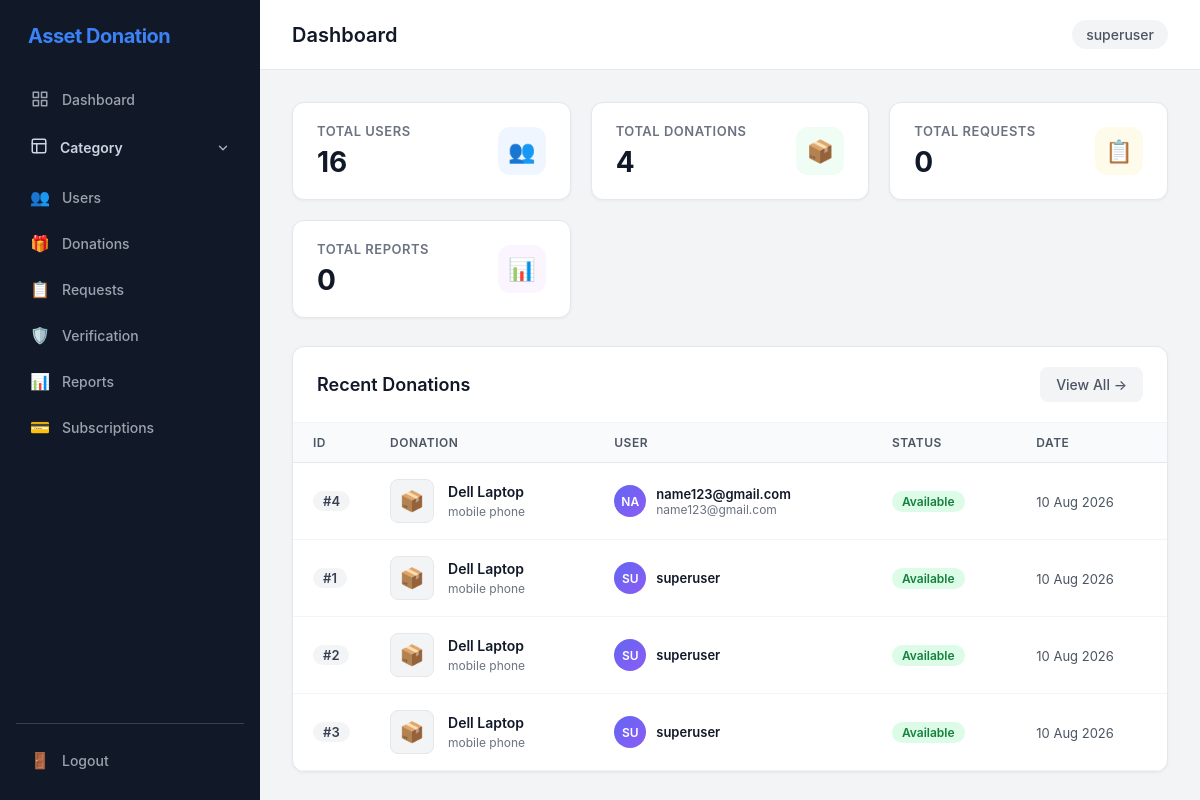
Page /admin-panel/ (signed in) on the committed database.
### myapp/models.py (models this page shows, shortened)
class Donation(models.Model):
    CONDITION_CHOICES = [
        ('New', 'New'),
        ('Like New', 'Like New'),
        ('Good', 'Good'),
        ('Used', 'Used'),
    ]
    STATUS_CHOICES = [
        ('Available', 'Available'),
        ('Reserved', 'Reserved'),
        ('Completed', 'Completed'),
        ('Expired', 'Expired'),
    ]
    URGENCY_CHOICES = [
        ('Low', 'Low'),
        ('Normal', 'Normal'),
        ('High', 'High'),
    ]
    user = models.ForeignKey(
        User,
        on_delete=models.CASCADE,
        related_name='donations'
    )
    subcategory = models.ForeignKey(
        SubCategory,
        on_delete=models.CASCADE,
        related_name='donations'
    )
    title = models.CharField(max_length=255)
    description = models.TextField()
    condition = models.CharField(
        max_length=20,
        choices=CONDITION_CHOICES
    )
    status = models.CharField(
        max_length=20,
        choices=STATUS_CHOICES,
        default="Available"
    )
    pickup_location = models.CharField(
        max_length=255,
        default="Unknown location"
    )
    latitude = models.DecimalField(
        max_digits=9,
        decimal_places=6,
        null=True,
        blank=True
    )
    longitude = models.DecimalField(
        max_digits=9,
        decimal_places=6,
        null=True,
        blank=True
    )
    urgency = models.CharField(
        max_length=20,
        choices=URGENCY_CHOICES,
        default="Normal"
    )
    created_at = models.DateTimeField(default=timezone.now)
    updated_at = models.DateTimeField(default=timezone.now)

class SubCategory(models.Model):
    category = models.ForeignKey(
        Category,
        on_delete=models.CASCADE,
        related_name="subcategories"
    )
    name = models.CharField(max_length=100)
    description = models.TextField(blank=True)

### myapp/admin_panel_views.py (the view)
# urls.py: path('', views.dashboard_view, name='admin_dashboard'),
def dashboard_view(request):
    total_users = User.objects.count()
    total_donations = Donation.objects.count()
    total_categories = Category.objects.count()
    total_requests = Request.objects.count()
    recent_donations = Donation.objects.select_related('user', 'subcategory').prefetch_related('images').order_by('-created_at')[:10]
    context = {
        'total_users': total_users,
        'total_donations': total_donations,
        'total_categories': total_categories,
        'total_requests': total_requests,
        'total_reports': 0,
        'recent_donations': recent_donations,
    }
    return render(request, 'admin_panel/dashboard.html', context)

### templates/admin_panel/dashboard.html (shortened to what this page needs)
{% extends "admin_panel/base.html" %}
{% block page_title %}Dashboard{% endblock %}
{% block content %}
<div class="stats-grid">
    <div class="stat-card">
        <div class="info">
            <h4>Total Users</h4>
            <div class="number">{{ total_users|default:"0" }}</div>
        </div>
        <div class="icon-badge blue">👥</div>
    </div>
    <div class="stat-card">
        <div class="info">
            <h4>Total Donations</h4>
            <div class="number">{{ total_donations|default:"0" }}</div>
        </div>
        <div class="icon-badge green">📦</div>
    </div>
    <div class="stat-card">
        <div class="info">
            <h4>Total Requests</h4>
            <div class="number">{{ total_requests|default:"0" }}</div>
        </div>
        <div class="icon-badge amber">📋</div>
    </div>
    <div class="stat-card">
        <div class="info">
            <h4>Total Reports</h4>
            <div class="number">{{ total_reports|default:"0" }}</div>
        </div>
        <div class="icon-badge purple">📊</div>
    </div>
</div>
<div class="panel-card">
    <div class="panel-header">
        <h3>Recent Donations</h3>
        <a href="{% url 'admin_donations' %}" class="btn btn-secondary">
            View All →
        </a>
    </div>
    <div class="table-responsive">
        <table class="data-table">
            <thead>
                <tr>
                    <th style="width: 70px;">ID</th>
                    <th>Donation</th>
                    <th>User</th>
                    <th>Status</th>
                    <th>Date</th>
                </tr>
            </thead>
            <tbody>
                {% for donation in recent_donations %}
                <tr>
                    <td>
                        <span class="count-pill">#{{ donation.id }}</span>
                    </td>
                    <td>
                        <div class="donation-cell">
                            <div class="donation-thumb">
                                {% with donation.images.all|first as img %}
                                    {% if img and img.image %}
                                        <img src="{{ img.image.url }}" alt="{{ donation.title }}">
                                    {% else %}
                                        <span>📦</span>
                                    {% endif %}
                                {% endwith %}
                            </div>
                            <div class="donation-info">
                                <div class="donation-title">{{ donation.title }}</div>
                                {% if donation.subcategory %}
                                    <div class="donation-desc">{{ donation.subcategory.name }}</div>
                                {% endif %}
                            </div>
                        </div>
                    </td>
                    <td>
                        <div class="user-cell-compact">
                            <div class="user-avatar-sm">{{ donation.user.username|slice:":2"|upper }}</div>
                            <div>
                                <div class="donor-name">{{ donation.user.username }}</div>
                                {% if donation.user.email %}
                                    <div class="donor-email">{{ donation.user.email }}</div>
                                {% endif %}
                            </div>
                        </div>
                    </td>
                    <td>
                        {% if donation.status == 'Available' %}
                            <span class="badge badge-active">Available</span>
                        {% elif donation.status == 'Reserved' %}
                            <span class="badge badge-warning">Reserved</span>
                        {% elif donation.status == 'Completed' %}
                            <span class="badge badge-completed">Completed</span>
                        {% elif donation.status == 'Expired' %}
                            <span class="badge badge-inactive">Expired</span>
                        {% else %}
                            <span class="badge badge-user">{{ donation.status }}</span>
                        {% endif %}
                    </td>
                    <td>
                        <span style="color: #4b5563; font-size: 13px;">{{ donation.created_at|date:"d M Y" }}</span>
                    </td>
                </tr>
                {% endfor %}
            </tbody>
        </table>
    </div>
</div>
{% endblock %}

### templates/admin_panel/base.html (shortened to what this page needs)
<!DOCTYPE html>
<html lang="en">
<head>
    {% load static %}
    <link rel="stylesheet" href="{% static 'admin_panel/css/admin.css' %}">
</head>
<body>
    <div class="admin-layout">
        <aside class="sidebar">
            <div class="logo">
                Asset Donation
            </div>
            <nav>
                <a href="{% url 'admin_dashboard' %}">
                    <span class="nav-icon">
                    </span>
                    <span>Dashboard</span>
                </a>
                <div class="nav-group {% if request.resolver_match.url_name == 'admin_categories' %}open active-group{% endif %}" id="categoryNavGroup">
                    <div class="nav-group-header {% if request.resolver_match.url_name == 'admin_categories' %}active{% endif %}" id="categoryToggle" role="button" tabindex="0" title="Click to toggle categories">
                        <span class="nav-icon">
                            <svg width="18" height="18" viewBox="0 0 24 24" fill="none" stroke="currentColor" stroke-width="2" stroke-linecap="round" stroke-linejoin="round">
                                <rect x="3" y="3" width="18" height="18" rx="2" ry="2"></rect>
                                <line x1="3" y1="9" x2="21" y2="9"></line>
                                <line x1="9" y1="21" x2="9" y2="9"></line>
                            </svg>
                        </span>
                        <span class="nav-text">Category</span>
                        <span class="chevron-arrow">
                            <svg width="14" height="14" viewBox="0 0 24 24" fill="none" stroke="currentColor" stroke-width="2.5" stroke-linecap="round" stroke-linejoin="round">
                                <polyline points="6 9 12 15 18 9"></polyline>
                            </svg>
                        </span>
                    </div>
                </div>
                <a href="{% url 'admin_users' %}">
                    <span class="nav-icon">👥</span>
                    <span>Users</span>
                </a>
                <a href="{% url 'admin_donations' %}">
                    <span class="nav-icon">🎁</span>
                    <span>Donations</span>
                </a>
                <a href="{% url 'admin_requests' %}">
                    <span class="nav-icon">📋</span>
                    <span>Requests</span>
                </a>
                <a href="{% url 'admin_verification' %}">
                    <span class="nav-icon">🛡️</span>
                    <span>Verification</span>
                </a>
                <a href="{% url 'admin_reports' %}">
                    <span class="nav-icon">📊</span>
                    <span>Reports</span>
                </a>
                <a href="{% url 'admin_subscriptions' %}">
                    <span class="nav-icon">💳</span>
                    <span>Subscriptions</span>
                </a>
            </nav>
            <div class="sidebar-bottom">
                <a href="{% url 'admin_logout' %}">
                    <span class="nav-icon">🚪</span>
                    <span>Logout</span>
                </a>
            </div>
        </aside>
        <main class="main-content">
            <header class="topbar">
                <h2>{% block page_title %}Dashboard{% endblock %}</h2>
                <div class="admin-user">
                    {{ request.user.username|default:"Admin" }}
                </div>
            </header>
            <section class="content">
                {% block content %}
                {% endblock %}
            </section>
        </main>
    </div>
</body>
</html>

### rows in the picture
Donation: id "4", title "Dell Laptop", subcategory.name "mobile phone", user.username "NA", user.username "name123@gmail.com", user.email "name123@gmail.com", status "Available", created_at "10 Aug 2026"
Donation: id "1", title "Dell Laptop", subcategory.name "mobile phone", user.username "SU", user.username "superuser", status "Available", created_at "10 Aug 2026"
Donation: id "2", title "Dell Laptop", subcategory.name "mobile phone", user.username "SU", user.username "superuser", status "Available", created_at "10 Aug 2026"
Donation: id "3", title "Dell Laptop", subcategory.name "mobile phone", user.username "SU", user.username "superuser", status "Available", created_at "10 Aug 2026"

### other values in the picture
{{ request.user.username|default:"Admin" }} "superuser"
{{ total_users|default:"0" }} "16"
{{ total_donations|default:"0" }} "4"
{{ total_requests|default:"0" }} "0"
{{ total_reports|default:"0" }} "0"
